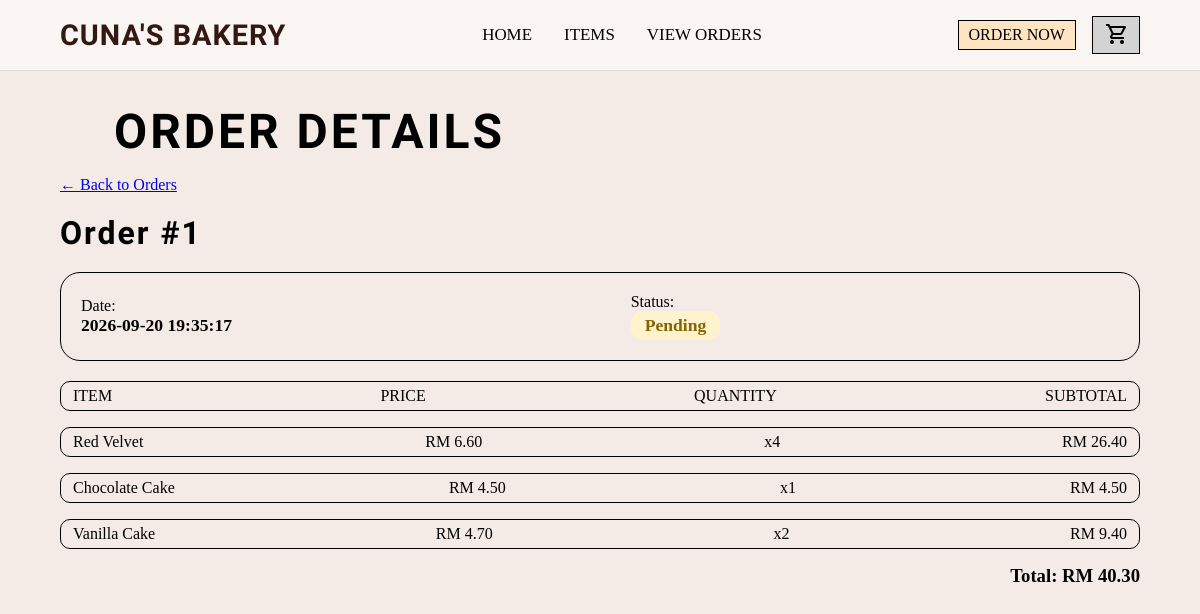
Screenshot of /order_details.php?orderID=1 (signed in) with the database file from the repository.
### tables this page shows
CREATE TABLE `orders` (
  `orderID` int(11) NOT NULL,
  `userID` int(11) NOT NULL,
  `orderDate` datetime DEFAULT current_timestamp(),
  `totalAmount` decimal(10,2) NOT NULL,
  `status` varchar(30) DEFAULT 'Pending'
);

CREATE TABLE `order_items` (
  `orderItemID` int(11) NOT NULL,
  `orderID` int(11) NOT NULL,
  `productID` int(11) NOT NULL,
  `quantity` int(11) NOT NULL,
  `price` decimal(10,2) NOT NULL
);

CREATE TABLE `products` (
  `productID` int(11) NOT NULL,
  `name` varchar(100) NOT NULL,
  `description` text DEFAULT NULL,
  `price` decimal(10,2) NOT NULL,
  `image` varchar(555) NOT NULL,
  `is_active` tinyint(1) NOT NULL DEFAULT 1
);

### order_details.php (the view, shortened to what this page needs)
<?php
include 'connect.php';
$userID = $_SESSION['userID'];
$orderID = $_GET['orderID'];
$stmt = $conn->prepare("
    SELECT orderID, totalAmount, orderDate, status
    FROM orders
    WHERE orderID = ? AND userID = ?
");
$stmt->bind_param("ii", $orderID, $userID);
$stmt->execute();
$orderResult = $stmt->get_result();
$order = $orderResult->fetch_assoc();
$stmt = $conn->prepare("
    SELECT
        oi.productID,
        oi.quantity,
        oi.price,
        p.name
    FROM order_items oi
    JOIN products p ON oi.productID = p.productID
    WHERE oi.orderID = ?
");
$stmt->bind_param("i", $orderID);
$stmt->execute();
$items = $stmt->get_result();
?>
<!DOCTYPE html>
<html lang="en">
<head>
    <link rel="stylesheet" href="https://cdnjs.cloudflare.com/ajax/libs/font-awesome/6.0.0/css/all.min.css">
    <link rel="stylesheet" href="style.css">
</head>
<body>
    <nav>
        <div class="logo">
            <a href="index.php">CUNA'S BAKERY</a>
        </div>
        <ul class="links">
            <li><a href="index.php">HOME</a></li>
            <li><a href="items.php">ITEMS</a></li>
            <li><a href="orders.php">VIEW ORDERS</a></li>
        </ul>
        <div class="btns">
            <a href="items.php" class="order-now-btn">ORDER NOW</a>
            <a href="cart.php" class="cart-btn"><span class="material-symbols-outlined">shopping_cart</span></a>
        </div>
    </nav>
    <main>
        <div class="header">
            <h1>ORDER DETAILS</h1>
        </div>
        <div class="order-container">
            <a href="orders.php">← Back to Orders</a>
            <h2>Order #<?= htmlspecialchars($order['orderID']) ?></h2>
            <div class="order-info">
                <div class="order-meta">
                    <p>Date: </p>
                    <p class="value"><?= htmlspecialchars($order['orderDate']) ?></p>
                </div>
                <div class="order-meta">
                    <p>Status: </p>
                    <p class="value">
                        <span class="status <?= htmlspecialchars($order['status']) ?>"><?= htmlspecialchars($order['status']) ?></span>
                    </p>
                </div>
            </div>
        </div>
        <div class="table">
            <p>ITEM</p>
            <p>PRICE</p>
            <p>QUANTITY</p>
            <p>SUBTOTAL</p>
        </div>
        <?php
        if ($items->num_rows > 0):
            while ($item = $items->fetch_assoc()):
                $subtotal = $item['price'] * $item['quantity']; ?>
                <div class="order-items">
                    <p><?= htmlspecialchars($item['name']) ?></p>
                    <p>RM <?= number_format($item['price'], 2) ?></p>
                    <p>x<?= htmlspecialchars($item['quantity']) ?></p>
                    <p>RM <?= number_format($subtotal, 2) ?></p>
                </div>
            <?php endwhile; ?>
            <div class="order-total">
                <h3>Total: RM <?= number_format($order['totalAmount'], 2) ?></h3>
            </div>
        <?php else: ?>
            <div class="cart-empty">
                <p>This order has no items.</p>
            </div>
        <?php endif; ?>
    </main>
</body>
</html>

### style.css (style rules this page uses)
* { margin: 0; padding: 0; box-sizing: border-box; }
html, body { width: 100%; max-width: 100%; overflow-x: hidden; }
body { background-color: #F4EBE7; }
nav { width: 100%; padding: 1rem 5%; background: rgba(255, 255, 255, 0.5); border-bottom: 1px solid rgba(0, 0, 0, 0.1); backdrop-filter: blur(15px); display: flex; align-items: center; justify-content: space-between; }
.logo a { list-style: none; text-decoration: none; font-family: chewy; font-size: 1.8rem; font-weight: 700; letter-spacing: 1px; color: #331813; }
.links { list-style: none; padding: 0; display: flex; gap: 2rem; align-items: center; }
.links li a { text-decoration: none; display: block; padding: 8px 0; height: 100%; font-size: 1.06rem; font-weight: 500; color: black; }
.btns { display: flex; align-items: center; gap: 1rem; }
.btns a { color: black; text-decoration: none; }
.order-now-btn { padding: 5px 10px; border: 1px solid black; background-color: bisque; }
.cart-btn { padding: 5px 10px 3px 12px; background-color: lightgray; border: 1px solid black; }
.header { display: flex; align-items: center; padding: 1rem 5%; justify-content: space-between; }
.header h1 { padding: 1rem 5%; padding-bottom: unset; font-family: chewy; font-size: 3rem; font-weight: 700; letter-spacing: 3px; }
.table { display: flex; flex-direction: row; justify-content: space-between; border: 1px solid black; border-radius: 10px; margin: 1rem 5%; padding: 5px 1%; }
.order-items { display: flex; flex-direction: row; justify-content: space-between; border: 1px solid black; border-radius: 10px; margin: 1rem 5%; padding: 5px 1%; }
.order-container { margin: 0 5%; }
.order-container h2 { margin-top: 20px; font-family: 'Chewy', cursive; font-size: 2rem; letter-spacing: 2px; }
.order-info { display: flex; margin: 20px 0; padding: 20px; border: 1px solid black; border-radius: 20px; }
.order-meta { margin-right: auto; align-self: center; }
.value { font-size: 1.1rem; font-weight: 600; }
.status { display: inline-block; padding: 4px 14px; border-radius: 12px; text-transform: capitalize; }
.status.Pending { background: #fff3cd; color: #856404; }
.order-total { display: flex; }
.order-total h3 { margin-left: auto; margin-right: 5%; }

### rows the page displays
orders: orderID "1", orderDate "2026-09-20 19:35:17", status "Pending", totalAmount "40.30"
order_items: productID.name "Red Velvet", price "6.60", quantity "4", subtotal "26.40"
order_items: productID.name "Chocolate Cake", price "4.50", quantity "1"
order_items: productID.name "Vanilla Cake", price "4.70", quantity "2", subtotal "9.40"
